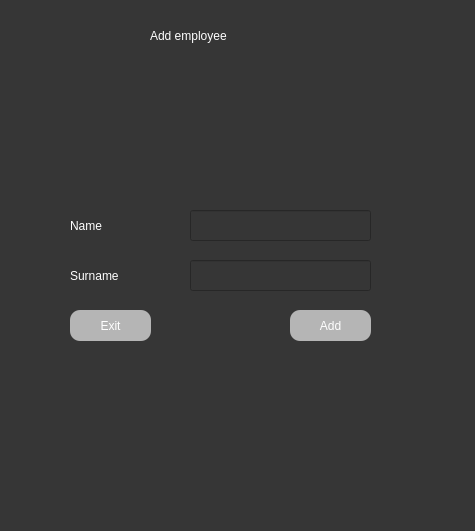
<?xml version="1.0" encoding="UTF-8"?>
<ui version="4.0">
 <class>Dialog</class>
 <widget class="QDialog" name="Dialog">
  <property name="geometry">
   <rect>
    <x>0</x>
    <y>0</y>
    <width>475</width>
    <height>531</height>
   </rect>
  </property>
  <property name="windowTitle">
   <string>Dialog</string>
  </property>
  <property name="styleSheet">
   <string notr="true">background-color: rgb(54, 54, 54);</string>
  </property>
  <widget class="QLabel" name="dateTimeLabel">
   <property name="geometry">
    <rect>
     <x>150</x>
     <y>20</y>
     <width>161</width>
     <height>31</height>
    </rect>
   </property>
   <property name="styleSheet">
    <string notr="true">color: rgb(255, 255, 255); 
font: 16pt &quot;Verdana&quot;;</string>
   </property>
   <property name="text">
    <string>Add employee</string>
   </property>
  </widget>
  <widget class="QPushButton" name="exitButton">
   <property name="geometry">
    <rect>
     <x>70</x>
     <y>310</y>
     <width>81</width>
     <height>31</height>
    </rect>
   </property>
   <property name="styleSheet">
    <string notr="true">

QPushButton{
color: rgb(255, 255, 255); 
font: 16pt &quot;Verdana&quot;;
background-color: rgb(181, 181, 181);
border-radius: 10px;
}

QPushButton:hover {
color: rgb(255, 159, 102);
}</string>
   </property>
   <property name="text">
    <string>Exit</string>
   </property>
  </widget>
  <widget class="QLabel" name="label">
   <property name="geometry">
    <rect>
     <x>70</x>
     <y>210</y>
     <width>101</width>
     <height>31</height>
    </rect>
   </property>
   <property name="styleSheet">
    <string notr="true">color: rgb(255, 255, 255); 
font: 16pt &quot;Verdana&quot;;</string>
   </property>
   <property name="text">
    <string>Name</string>
   </property>
  </widget>
  <widget class="QLineEdit" name="addEmployeeNameField">
   <property name="geometry">
    <rect>
     <x>190</x>
     <y>210</y>
     <width>181</width>
     <height>31</height>
    </rect>
   </property>
   <property name="styleSheet">
    <string notr="true">color: rgb(255, 255, 255); 
font: 16pt &quot;Verdana&quot;;

</string>
   </property>
   <property name="text">
    <string/>
   </property>
  </widget>
  <widget class="QLineEdit" name="addEmployeeSurnameField">
   <property name="geometry">
    <rect>
     <x>190</x>
     <y>260</y>
     <width>181</width>
     <height>31</height>
    </rect>
   </property>
   <property name="styleSheet">
    <string notr="true">color: rgb(255, 255, 255); 
font: 16pt &quot;Verdana&quot;;</string>
   </property>
   <property name="text">
    <string/>
   </property>
  </widget>
  <widget class="QLabel" name="label_2">
   <property name="geometry">
    <rect>
     <x>70</x>
     <y>260</y>
     <width>101</width>
     <height>31</height>
    </rect>
   </property>
   <property name="styleSheet">
    <string notr="true">color: rgb(255, 255, 255); 
font: 16pt &quot;Verdana&quot;;</string>
   </property>
   <property name="text">
    <string>Surname</string>
   </property>
  </widget>
  <widget class="QPushButton" name="dialogAddEmployeeButton">
   <property name="geometry">
    <rect>
     <x>290</x>
     <y>310</y>
     <width>81</width>
     <height>31</height>
    </rect>
   </property>
   <property name="styleSheet">
    <string notr="true">

QPushButton{
color: rgb(255, 255, 255); 
font: 16pt &quot;Verdana&quot;;
background-color: rgb(181, 181, 181);
border-radius: 10px;
}

QPushButton:hover {
color: rgb(255, 159, 102);
}</string>
   </property>
   <property name="text">
    <string>Add</string>
   </property>
  </widget>
 </widget>
 <resources/>
 <connections/>
</ui>
